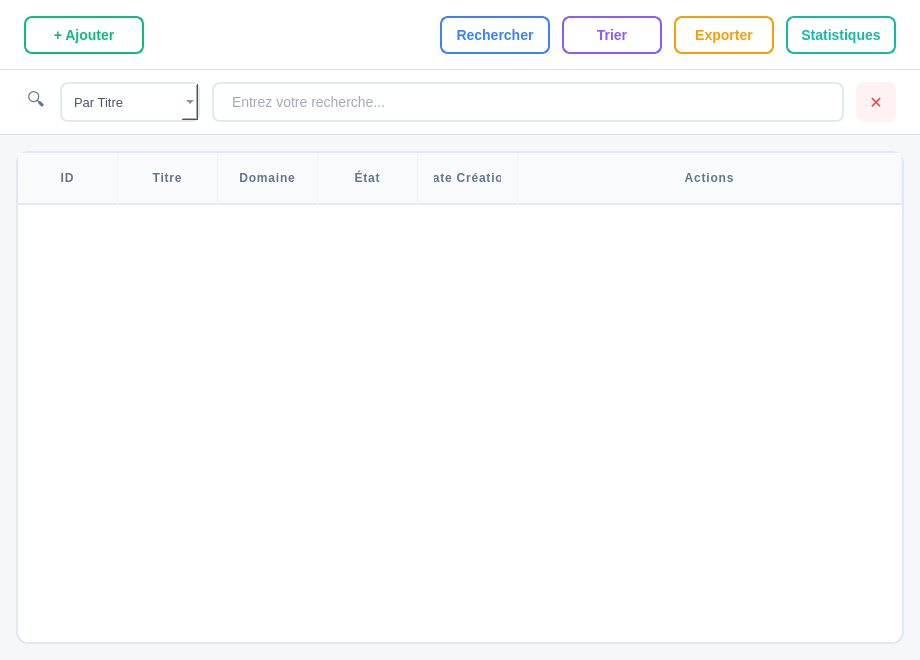
<?xml version="1.0" encoding="UTF-8"?>
<ui version="4.0">
 <class>PublicationsPage</class>
 <widget class="QWidget" name="PublicationsPage">
  <property name="geometry">
   <rect>
    <x>0</x>
    <y>0</y>
    <width>920</width>
    <height>660</height>
   </rect>
  </property>
  <property name="windowTitle">
   <string>Publications</string>
  </property>
  <property name="styleSheet">
   <string notr="true">QWidget#PublicationsPage {
    background-color: #F5F7FA;
}</string>
  </property>
  <layout class="QVBoxLayout" name="mainLayout">
   <property name="spacing">
    <number>0</number>
   </property>
   <property name="leftMargin">
    <number>0</number>
   </property>
   <property name="topMargin">
    <number>0</number>
   </property>
   <property name="rightMargin">
    <number>0</number>
   </property>
   <property name="bottomMargin">
    <number>0</number>
   </property>
   <item>
    <widget class="QWidget" name="toolbar" native="true">
     <property name="minimumSize">
      <size>
       <width>0</width>
       <height>70</height>
      </size>
     </property>
     <property name="maximumSize">
      <size>
       <width>16777215</width>
       <height>70</height>
      </size>
     </property>
     <property name="styleSheet">
      <string notr="true">QWidget#toolbar {
    background-color: #FFFFFF;
    border-bottom: 1px solid #E0E0E0;
}</string>
     </property>
     <layout class="QHBoxLayout" name="toolbarLayout">
      <property name="spacing">
       <number>12</number>
      </property>
      <property name="leftMargin">
       <number>24</number>
      </property>
      <property name="topMargin">
       <number>16</number>
      </property>
      <property name="rightMargin">
       <number>24</number>
      </property>
      <property name="bottomMargin">
       <number>16</number>
      </property>
      <item>
       <widget class="QToolButton" name="addButton">
        <property name="minimumSize">
         <size>
          <width>120</width>
          <height>38</height>
         </size>
        </property>
        <property name="maximumSize">
         <size>
          <width>120</width>
          <height>38</height>
         </size>
        </property>
        <property name="cursor">
         <cursorShape>PointingHandCursor</cursorShape>
        </property>
        <property name="styleSheet">
         <string notr="true">QToolButton {
    background-color: transparent;
    color: #10B981;
    border: 2px solid #10B981;
    border-radius: 8px;
    font-family: 'Segoe UI', sans-serif;
    font-size: 14px;
    font-weight: 600;
    padding: 0px 16px;
}
QToolButton:hover {
    background-color: #10B981;
    color: white;
    border-color: #10B981;
}
QToolButton:pressed {
    background-color: #059669;
    border-color: #059669;
}</string>
        </property>
        <property name="text">
         <string>+ Ajouter</string>
        </property>
       </widget>
      </item>
      <item>
       <spacer name="horizontalSpacer">
        <property name="orientation">
         <enum>Qt::Horizontal</enum>
        </property>
        <property name="sizeHint" stdset="0">
         <size>
          <width>40</width>
          <height>20</height>
         </size>
        </property>
       </spacer>
      </item>
      <item>
       <widget class="QToolButton" name="searchButton">
        <property name="minimumSize">
         <size>
          <width>110</width>
          <height>38</height>
         </size>
        </property>
        <property name="maximumSize">
         <size>
          <width>110</width>
          <height>38</height>
         </size>
        </property>
        <property name="cursor">
         <cursorShape>PointingHandCursor</cursorShape>
        </property>
        <property name="styleSheet">
         <string notr="true">QToolButton {
    background-color: transparent;
    color: #3B82F6;
    border: 2px solid #3B82F6;
    border-radius: 8px;
    font-family: 'Segoe UI', sans-serif;
    font-size: 14px;
    font-weight: 600;
    padding: 0px 12px;
}
QToolButton:hover {
    background-color: #3B82F6;
    color: white;
    border-color: #3B82F6;
}
QToolButton:pressed {
    background-color: #2563EB;
    border-color: #2563EB;
}</string>
        </property>
        <property name="text">
         <string>Rechercher</string>
        </property>
       </widget>
      </item>
      <item>
       <widget class="QToolButton" name="sortButton">
        <property name="minimumSize">
         <size>
          <width>100</width>
          <height>38</height>
         </size>
        </property>
        <property name="maximumSize">
         <size>
          <width>100</width>
          <height>38</height>
         </size>
        </property>
        <property name="cursor">
         <cursorShape>PointingHandCursor</cursorShape>
        </property>
        <property name="styleSheet">
         <string notr="true">QToolButton {
    background-color: transparent;
    color: #8B5CF6;
    border: 2px solid #8B5CF6;
    border-radius: 8px;
    font-family: 'Segoe UI', sans-serif;
    font-size: 14px;
    font-weight: 600;
    padding: 0px 12px;
}
QToolButton:hover {
    background-color: #8B5CF6;
    color: white;
    border-color: #8B5CF6;
}
QToolButton:pressed {
    background-color: #7C3AED;
    border-color: #7C3AED;
}</string>
        </property>
        <property name="text">
         <string>Trier</string>
        </property>
        <property name="popupMode">
         <enum>QToolButton::InstantPopup</enum>
        </property>
       </widget>
      </item>
      <item>
       <widget class="QToolButton" name="exportButton">
        <property name="minimumSize">
         <size>
          <width>100</width>
          <height>38</height>
         </size>
        </property>
        <property name="maximumSize">
         <size>
          <width>100</width>
          <height>38</height>
         </size>
        </property>
        <property name="cursor">
         <cursorShape>PointingHandCursor</cursorShape>
        </property>
        <property name="styleSheet">
         <string notr="true">QToolButton {
    background-color: transparent;
    color: #F59E0B;
    border: 2px solid #F59E0B;
    border-radius: 8px;
    font-family: 'Segoe UI', sans-serif;
    font-size: 14px;
    font-weight: 600;
    padding: 0px 12px;
}
QToolButton:hover {
    background-color: #F59E0B;
    color: white;
    border-color: #F59E0B;
}
QToolButton:pressed {
    background-color: #D97706;
    border-color: #D97706;
}</string>
        </property>
        <property name="text">
         <string>Exporter</string>
        </property>
        <property name="popupMode">
         <enum>QToolButton::InstantPopup</enum>
        </property>
       </widget>
      </item>
      <item>
       <widget class="QToolButton" name="statsButton">
        <property name="minimumSize">
         <size>
          <width>110</width>
          <height>38</height>
         </size>
        </property>
        <property name="maximumSize">
         <size>
          <width>110</width>
          <height>38</height>
         </size>
        </property>
        <property name="cursor">
         <cursorShape>PointingHandCursor</cursorShape>
        </property>
        <property name="styleSheet">
         <string notr="true">QToolButton {
    background-color: transparent;
    color: #14B8A6;
    border: 2px solid #14B8A6;
    border-radius: 8px;
    font-family: 'Segoe UI', sans-serif;
    font-size: 14px;
    font-weight: 600;
    padding: 0px 12px;
}
QToolButton:hover {
    background-color: #14B8A6;
    color: white;
    border-color: #14B8A6;
}
QToolButton:pressed {
    background-color: #0D9488;
    border-color: #0D9488;
}</string>
        </property>
        <property name="text">
         <string>Statistiques</string>
        </property>
       </widget>
      </item>
     </layout>
    </widget>
   </item>
   <item>
    <widget class="QWidget" name="searchBar" native="true">
     <property name="minimumSize">
      <size>
       <width>0</width>
       <height>65</height>
      </size>
     </property>
     <property name="maximumSize">
      <size>
       <width>16777215</width>
       <height>65</height>
      </size>
     </property>
     <property name="styleSheet">
      <string notr="true">QWidget#searchBar {
    background-color: #FFFFFF;
    border-bottom: 1px solid #E0E0E0;
}</string>
     </property>
     <layout class="QHBoxLayout" name="searchBarLayout">
      <property name="spacing">
       <number>12</number>
      </property>
      <property name="leftMargin">
       <number>24</number>
      </property>
      <property name="topMargin">
       <number>12</number>
      </property>
      <property name="rightMargin">
       <number>24</number>
      </property>
      <property name="bottomMargin">
       <number>12</number>
      </property>
      <item>
       <widget class="QLabel" name="searchIcon">
        <property name="minimumSize">
         <size>
          <width>24</width>
          <height>24</height>
         </size>
        </property>
        <property name="maximumSize">
         <size>
          <width>24</width>
          <height>24</height>
         </size>
        </property>
        <property name="styleSheet">
         <string notr="true">font-size: 18px; background: transparent; color: #64748B;</string>
        </property>
        <property name="text">
         <string>🔍</string>
        </property>
        <property name="alignment">
         <set>Qt::AlignCenter</set>
        </property>
       </widget>
      </item>
      <item>
       <widget class="QComboBox" name="searchTypeCombo">
        <property name="minimumSize">
         <size>
          <width>140</width>
          <height>40</height>
         </size>
        </property>
        <property name="maximumSize">
         <size>
          <width>140</width>
          <height>40</height>
         </size>
        </property>
        <property name="styleSheet">
         <string notr="true">QComboBox {
    border: 1.5px solid #E2E8F0;
    border-radius: 8px;
    padding: 8px 12px;
    background: #FFFFFF;
    font-family: 'Segoe UI', sans-serif;
    font-size: 13px;
    color: #475569;
}
QComboBox:hover {
    border-color: #C7D2FE;
}
QComboBox:focus {
    border-color: #6366F1;
    background-color: #FAFBFF;
}</string>
        </property>
        <item>
         <property name="text">
          <string>Par Titre</string>
         </property>
        </item>
        <item>
         <property name="text">
          <string>Par Domaine</string>
         </property>
        </item>
       </widget>
      </item>
      <item>
       <widget class="QLineEdit" name="searchInput">
        <property name="minimumSize">
         <size>
          <width>0</width>
          <height>40</height>
         </size>
        </property>
        <property name="maximumSize">
         <size>
          <width>16777215</width>
          <height>40</height>
         </size>
        </property>
        <property name="styleSheet">
         <string notr="true">QLineEdit {
    border: 1.5px solid #E2E8F0;
    border-radius: 8px;
    padding: 8px 16px;
    background: #FFFFFF;
    font-family: 'Segoe UI', sans-serif;
    font-size: 14px;
    color: #475569;
}
QLineEdit:hover {
    border-color: #C7D2FE;
}
QLineEdit:focus {
    border-color: #6366F1;
    background-color: #FAFBFF;
}</string>
        </property>
        <property name="placeholderText">
         <string>Entrez votre recherche...</string>
        </property>
       </widget>
      </item>
      <item>
       <widget class="QToolButton" name="clearButton">
        <property name="minimumSize">
         <size>
          <width>40</width>
          <height>40</height>
         </size>
        </property>
        <property name="maximumSize">
         <size>
          <width>40</width>
          <height>40</height>
         </size>
        </property>
        <property name="cursor">
         <cursorShape>PointingHandCursor</cursorShape>
        </property>
        <property name="styleSheet">
         <string notr="true">QToolButton {
    background-color: #FEF2F2;
    color: #EF4444;
    border: none;
    border-radius: 8px;
    font-size: 16px;
    font-weight: bold;
}
QToolButton:hover {
    background-color: #EF4444;
    color: white;
}</string>
        </property>
        <property name="text">
         <string>✕</string>
        </property>
       </widget>
      </item>
     </layout>
    </widget>
   </item>
   <item>
    <widget class="QWidget" name="contentArea" native="true">
     <property name="styleSheet">
      <string notr="true">QWidget#contentArea {
    background-color: #F5F7FA;
}</string>
     </property>
     <layout class="QVBoxLayout" name="contentLayout">
      <property name="spacing">
       <number>0</number>
      </property>
      <property name="leftMargin">
       <number>16</number>
      </property>
      <property name="topMargin">
       <number>16</number>
      </property>
      <property name="rightMargin">
       <number>16</number>
      </property>
      <property name="bottomMargin">
       <number>16</number>
      </property>
      <item>
       <widget class="QTableWidget" name="publicationsTable">
        <property name="styleSheet">
         <string notr="true">QTableWidget {
    background-color: #FFFFFF;
    border: 1.5px solid #E2E8F0;
    border-radius: 12px;
    gridline-color: #F1F5F9;
    font-family: 'Segoe UI', 'Roboto', sans-serif;
}
QTableWidget::item {
    padding: 14px;
    border-bottom: 1px solid #F1F5F9;
    color: #475569;
    font-size: 13px;
}
QTableWidget::item:selected {
    background-color: #F1F5F9;
    color: #1E293B;
}
QHeaderView::section {
    background-color: #F8FAFC;
    color: #64748B;
    padding: 16px;
    border: none;
    border-bottom: 2px solid #E2E8F0;
    border-right: 1px solid #F1F5F9;
    font-weight: 600;
    font-size: 12px;
    text-transform: uppercase;
    font-family: 'Segoe UI', 'Roboto', sans-serif;
    letter-spacing: 0.8px;
}</string>
        </property>
        <property name="editTriggers">
         <set>QAbstractItemView::NoEditTriggers</set>
        </property>
        <property name="alternatingRowColors">
         <bool>true</bool>
        </property>
        <property name="selectionMode">
         <enum>QAbstractItemView::SingleSelection</enum>
        </property>
        <property name="selectionBehavior">
         <enum>QAbstractItemView::SelectRows</enum>
        </property>
        <attribute name="horizontalHeaderStretchLastSection">
         <bool>true</bool>
        </attribute>
        <attribute name="verticalHeaderVisible">
         <bool>false</bool>
        </attribute>
        <column>
         <property name="text">
          <string>ID</string>
         </property>
        </column>
        <column>
         <property name="text">
          <string>Titre</string>
         </property>
        </column>
        <column>
         <property name="text">
          <string>Domaine</string>
         </property>
        </column>
        <column>
         <property name="text">
          <string>État</string>
         </property>
        </column>
        <column>
         <property name="text">
          <string>Date Création</string>
         </property>
        </column>
        <column>
         <property name="text">
          <string>Actions</string>
         </property>
        </column>
       </widget>
      </item>
     </layout>
    </widget>
   </item>
  </layout>
 </widget>
 <resources/>
 <connections/>
</ui>
